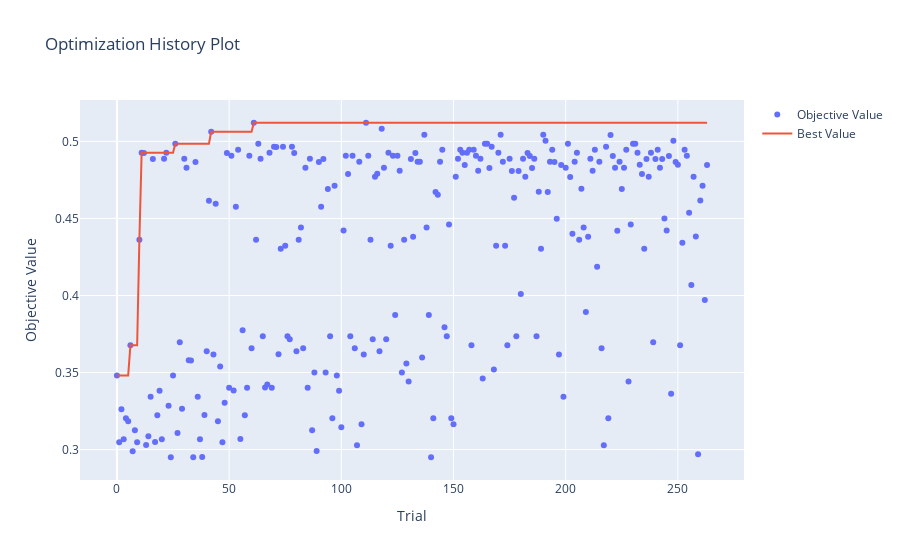

Notebook cell for this chart:
### Code cell
optuna.visualization.plot_optimization_history(study)

### Figure 1 — Plotly figure (JSON) as saved in the notebook; plotly's stock layout.template omitted (floating-point values rounded to 4 significant figures; data arrays with more than 128 entries replaced by an {"elided": "..."} marker saying what was removed)
{"data": [{"mode": "markers", "name": "Objective Value", "type": "scatter", "x": {"elided": "264 int values"}, "y": {"elided": "264 float values"}}, {"name": "Best Value", "type": "scatter", "x": {"elided": "264 int values"}, "y": {"elided": "264 float values"}}], "layout": {"title": {"text": "Optimization History Plot"}, "xaxis": {"title": {"text": "Trial"}}, "yaxis": {"title": {"text": "Objective Value"}}}}
